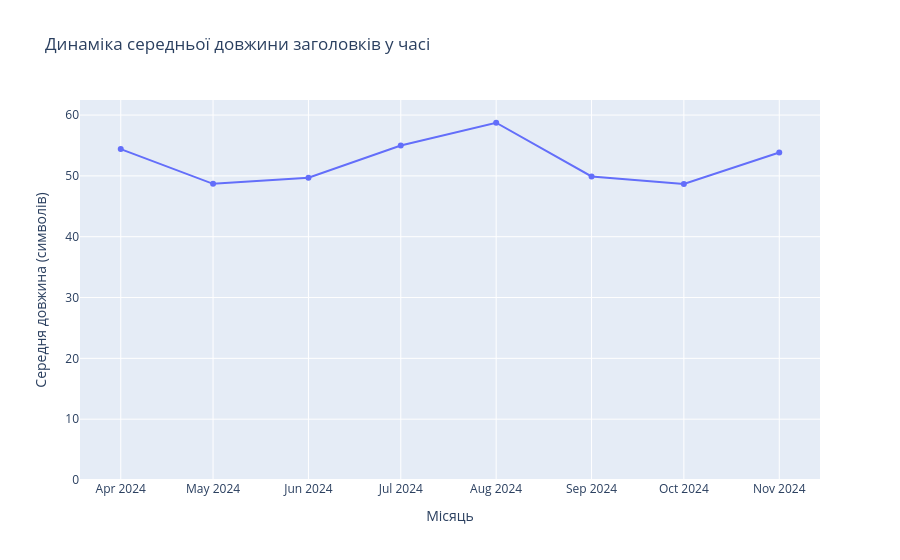

Write notebook code for a chart like this one.
### Code cell
import pandas as pd
import plotly.express as px

# Рахуємо довжину заголовка для кожного поста
df_posts['title_length'] = df_posts['title'].fillna('').astype(str).str.len()

# Групуємо по місяцях і знаходимо середню довжину заголовка
df_line = df_posts.groupby('month')['title_length'].mean().reset_index()
df_line = df_line.sort_values('month')

# Будуємо лінійний графік 
fig = px.line(
    df_line, 
    x='month', 
    y='title_length', 
    markers=True,
    title='Динаміка середньої довжини заголовків у часі',
    labels={
        'month': 'Місяць', 
        'title_length': 'Середня довжина заголовка (символів)'
    }
)

fig.update_layout(
    xaxis_title="Місяць",
    yaxis_title="Середня довжина (символів)",
    hovermode="x unified"
)

fig.update_yaxes(rangemode="tozero")

fig.show()

### Figure 1 — Plotly figure (JSON) as saved in the notebook; plotly's stock layout.template omitted (floating-point values rounded to 4 significant figures)
{"data": [{"hovertemplate": "Місяць=%{x}<br>Середня довжина заголовка (символів)=%{y}<extra></extra>", "legendgroup": "", "line": {"color": "#636efa", "dash": "solid"}, "marker": {"symbol": "circle"}, "mode": "lines+markers", "name": "", "orientation": "v", "showlegend": false, "type": "scatter", "x": ["2024-04", "2024-05", "2024-06", "2024-07", "2024-08", "2024-09", "2024-10", "2024-11"], "xaxis": "x", "y": [54.4, 48.69, 49.71, 55.0, 58.74, 49.91, 48.65, 53.85], "yaxis": "y"}], "layout": {"hovermode": "x unified", "legend": {"tracegroupgap": 0}, "title": {"text": "Динаміка середньої довжини заголовків у часі"}, "xaxis": {"anchor": "y", "domain": [0, 1], "title": {"text": "Місяць"}}, "yaxis": {"anchor": "x", "domain": [0, 1], "rangemode": "tozero", "title": {"text": "Середня довжина (символів)"}}}}
